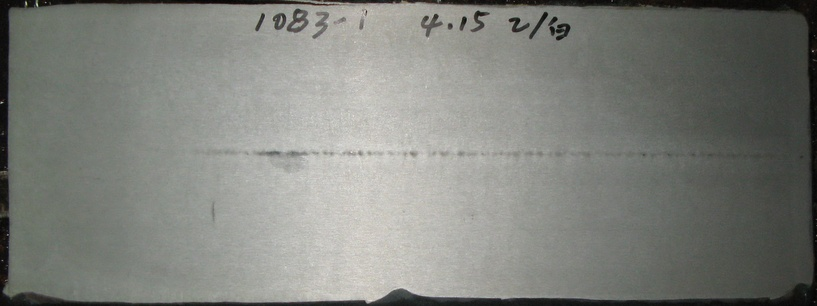
#> input picture 2011.4/ (1).jpg, 817 x 306 px, shrunk from 2795 x 1046 before the run
$ python -i za.py   (imports and definitions only)   (older library calls are emulated)
#> lines starting #> are read from the running program, lines starting #| are printed output that depends on the picture; after the words box and inside, x2 and y2 are one past the last pixel; in counts of white or black regions, pixels touching at a corner belong together
import cv2
import numpy as np
import os
import glob
blur_ksize = 3


def remove_small_noise(img, output_path=None, kernel_size=3):
    # 创建方形结构元素（可调整大小）
    kernel = cv2.getStructuringElement(cv2.MORPH_RECT, (kernel_size, kernel_size))
    # 进行腐蚀操作
    eroded_img = cv2.erode(img, kernel)
    return eroded_img


# [31 lines left out: functions roberts_edge_detection, sobel_edge_detection, not called in this run]


def canny_edge_detection(img, output_path=None):
    # Canny算子参数（可按需调整）
    low_threshold = 50
    high_threshold = 150

    # 进行Canny边缘检测
    canny_edges = cv2.Canny(img, low_threshold, high_threshold)
    return canny_edges


# [5 lines left out: function remove_illumination, not called in this run]


def threshold_segmentation(image):
    # 应用阈值分割
    threshold = 0.384
    _, binary_image = cv2.threshold(image, threshold * 255, 255, cv2.THRESH_BINARY)
    return binary_image


def cropped(image):
    height, widths = image.shape
    cropped_image = image[int(height / 2 - height / 8):int(height / 2 + height / 8),
                    int(widths / 2 - widths / 8):int(widths / 2 + widths / 8)]
    return cropped_image


def retinex(input_image):
    scales = [30, 80, 220]
    log_images = np.zeros((input_image.shape[0], input_image.shape[1], len(scales)))

    # 计算图像的对数域
    for i, scale in enumerate(scales):
        log_images[:, :, i] = np.log(1 + input_image.astype(float) / scale)

    # 计算图像的反射率
    log_reflectance = np.mean(log_images, axis=2)
    reflectance = np.exp(log_reflectance)

    # 调整范围并转换为uint8类型
    reflectance = np.uint8(255 * (reflectance - np.min(reflectance)) / (np.max(reflectance) - np.min(reflectance)))

    return reflectance


def preprocess_image(image_path):
    # 读取图像
#> called with image_path = '2011.4/ (1).jpg'
    image = cv2.imread(image_path, cv2.IMREAD_GRAYSCALE)
#> image: shape (306, 817); min 2, max 226, mean 128

    # 检查图像是否读取成功
    if image is None:
        print("Error: Could not read image.")
        return None

    cropped_image1 = cropped(image)
#> in cropped, `cropped_image = image[int(height / 2 - height / 8):int(height / 2 + he..`:
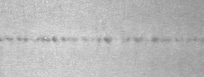
#> cropped_image: shape (77, 204); min 124, max 226, mean 185.3
    # cv2.imwrite('crop2.jpg', cropped_image)
    img_blur = cv2.GaussianBlur(image, (blur_ksize, blur_ksize), 1)
    enhanced = cv2.equalizeHist(img_blur)
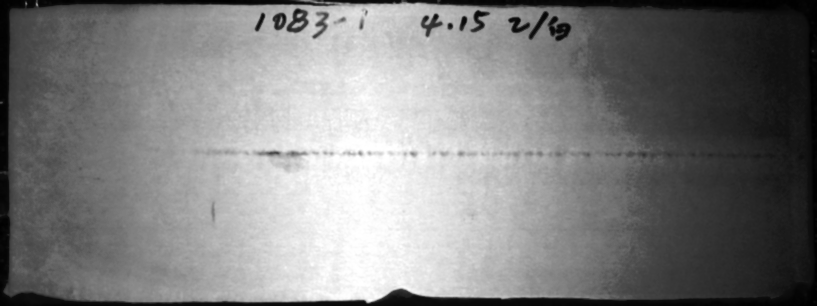
#> enhanced: shape (306, 817); min 0, max 255, mean 128.4
    reflectance = retinex(enhanced)
#> after the loop in retinex, `for i, scale in enumerate(scales):`:
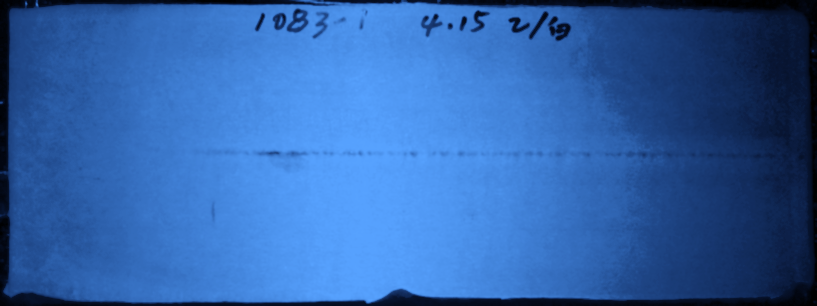
#> log_images: shape (306, 817, 3) float64; mean of channels 0, 1, 2 1.52, 0.886, 0.436; drawn with min black and max white
#> in retinex, `log_reflectance = np.mean(log_images, axis=2)`:
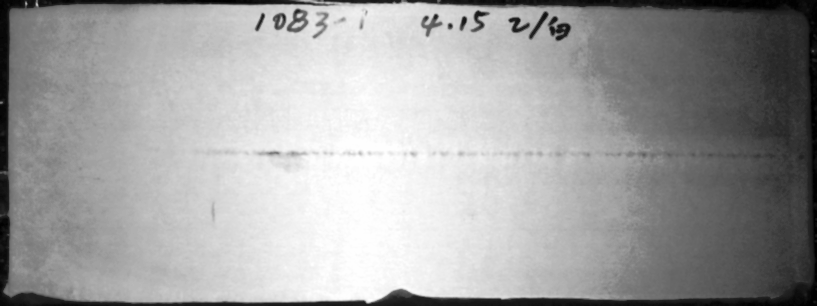
#> log_reflectance: shape (306, 817) float64; min 0, max 1.48, mean 0.948; drawn with min black and max white
    thresholded = threshold_segmentation(reflectance)
#> in threshold_segmentation, `_, binary_image = cv2.threshold(image, threshold * 255, 255, cv2.THRES..`:
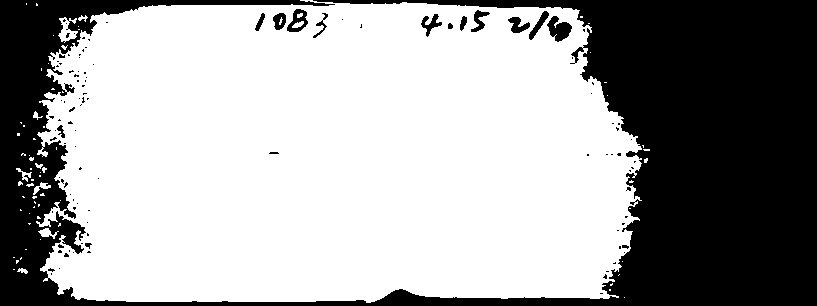
#> binary_image: shape (306, 817); 64.3% white; 107 black regions (92 under 20 px), largest, box (x1, y1, x2, y2) and area: (0, 0, 817, 306) 86944, (547, 16, 572, 42) 375, (287, 9, 308, 32) 249
    cropped_image2 = cropped(thresholded)
#> in cropped (call 2), `cropped_image = image[int(height / 2 - height / 8):int(height / 2 + he..`: cropped_image: shape (77, 204); every value is 255
    # cv2.imwrite('thre111.jpg', cropped_image2)
    # cv2.imshow('thre', cropped_image2)
    eroded = remove_small_noise(cropped_image2)
    kernel = np.ones((3, 3), np.uint8)
    dilated = cv2.dilate(eroded, kernel, iterations=1)
    edges3 = canny_edge_detection(dilated)
#> in canny_edge_detection, `canny_edges = cv2.Canny(img, low_threshold, high_threshold)`: canny_edges: shape (77, 204); every value is 0
    # cv2.imshow('canny', edges3)
    # cv2.imwrite('canny1.jpg', edges3)
    # 寻找轮廓
    contours, _ = cv2.findContours(edges3, cv2.RETR_EXTERNAL, cv2.CHAIN_APPROX_SIMPLE)
#> contours = []
    # 过滤并标记符合条件的轮廓（中心偏析缺陷）
    for contour in contours:
        cv2.drawContours(cropped_image1, [contour], -1, (0, 0, 255), 2)  # 绿色轮廓线
        area = cv2.contourArea(contour)
        '''
        if 10 <= area <= 300:  # 面积过滤条件，单位是像素的平方，需要根据实际情况调整
                # 绘制轮廓（可选，用于可视化）
                cv2.drawContours(cropped_image1, [contour], -1, (0, 0, 255), 2)  # 轮廓线
'''
#> this loop made 0 passes
    return cropped_image1


input_dir = '/2011.4'
output_dir = 'final'
# [2 lines not run here, left out]


# [44 lines left out: function process_images, not called in this run]


# 示例用法
# [1 line not run here, left out]

'''
img = cv2.imread(image_path, cv2.IMREAD_GRAYSCALE)

# 2. 计算灰度直方图
hist = cv2.calcHist([img], [0], None, [256], [0, 255])

# 3. 绘制灰度直方图


plt.rcParams['font.family'] = 'SimSun'  # 或其他已安装的支持中文的字体名

plt.figure(figsize=(10, 6))
plt.hist(img.ravel(), bins=256, range=[0, 256], edgecolor='black')
plt.xlabel('图像灰度级')
plt.ylabel('像素个数')

# 使用 tick_params() 方法旋转y轴标签
plt.tick_params(axis='y', labelrotation=90)

plt.xticks(range(0, 257, 25))
plt.grid(axis='y', alpha=0.5)
plt.show()
'''

>>> result = preprocess_image('2011.4/ (1).jpg')
